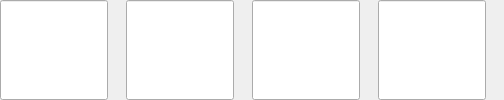
               <widget class="QWidget" name="widget_antonym0" native="true">
                <layout class="QHBoxLayout" name="horizontalLayout_24">
                 <property name="spacing">
                  <number>18</number>
                 </property>
                 <property name="leftMargin">
                  <number>0</number>
                 </property>
                 <property name="topMargin">
                  <number>0</number>
                 </property>
                 <property name="rightMargin">
                  <number>0</number>
                 </property>
                 <property name="bottomMargin">
                  <number>0</number>
                 </property>
                 <item>
                  <widget class="LinkLabel" name="linkLabel_antonym0">
                   <property name="sizePolicy">
                    <sizepolicy hsizetype="Preferred" vsizetype="Preferred">
                     <horstretch>0</horstretch>
                     <verstretch>0</verstretch>
                    </sizepolicy>
                   </property>
                   <property name="minimumSize">
                    <size>
                     <width>0</width>
                     <height>44</height>
                    </size>
                   </property>
                  </widget>
                 </item>
                 <item>
                  <widget class="LinkLabel" name="linkLabel_antonym1">
                   <property name="sizePolicy">
                    <sizepolicy hsizetype="Preferred" vsizetype="Preferred">
                     <horstretch>0</horstretch>
                     <verstretch>0</verstretch>
                    </sizepolicy>
                   </property>
                   <property name="minimumSize">
                    <size>
                     <width>0</width>
                     <height>44</height>
                    </size>
                   </property>
                  </widget>
                 </item>
                 <item>
                  <widget class="LinkLabel" name="linkLabel_antonym2">
                   <property name="sizePolicy">
                    <sizepolicy hsizetype="Preferred" vsizetype="Preferred">
                     <horstretch>0</horstretch>
                     <verstretch>0</verstretch>
                    </sizepolicy>
                   </property>
                   <property name="minimumSize">
                    <size>
                     <width>0</width>
                     <height>44</height>
                    </size>
                   </property>
                  </widget>
                 </item>
                 <item>
                  <widget class="LinkLabel" name="linkLabel_antonym3">
                   <property name="sizePolicy">
                    <sizepolicy hsizetype="Preferred" vsizetype="Preferred">
                     <horstretch>0</horstretch>
                     <verstretch>0</verstretch>
                    </sizepolicy>
                   </property>
                   <property name="minimumSize">
                    <size>
                     <width>0</width>
                     <height>44</height>
                    </size>
                   </property>
                  </widget>
                 </item>
                 <item>
                  <spacer name="horizontalSpacer_7">
                   <property name="orientation">
                    <enum>Qt::Horizontal</enum>
                   </property>
                   <property name="sizeHint" stdset="0">
                    <size>
                     <width>18</width>
                     <height>20</height>
                    </size>
                   </property>
                  </spacer>
                 </item>
                </layout>
               </widget>
